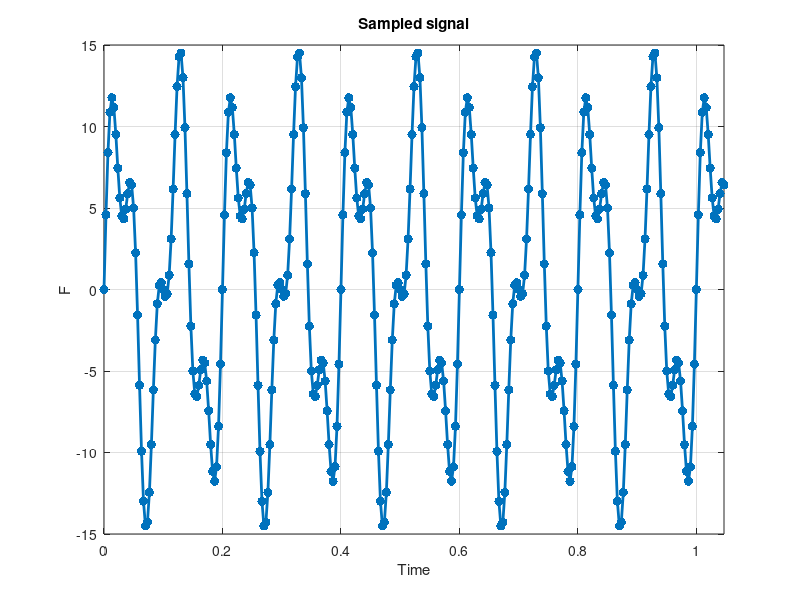
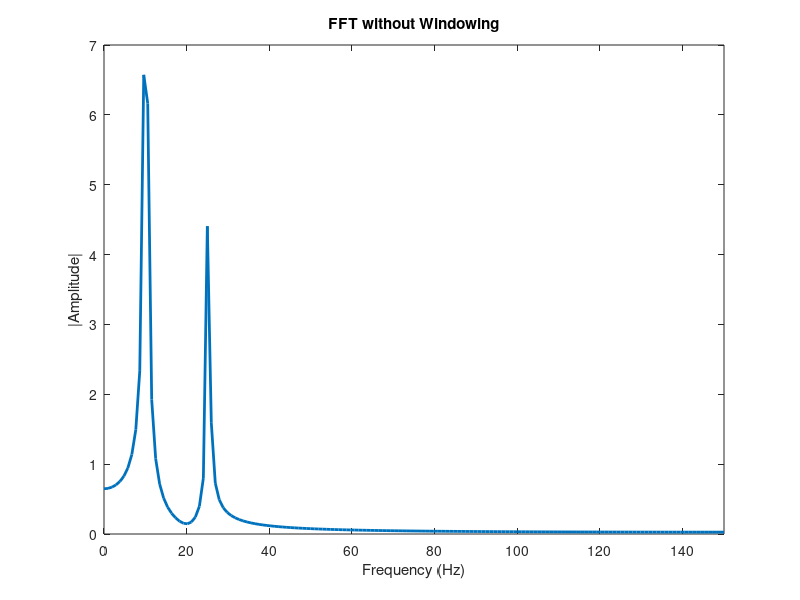

These figures' MATLAB source, in order: (Note: this script raises an error after producing the figures.)
%% Data Processing using MATLAB
% First clear all the variables in the workspace

clear all
close all
clc
%% Generating a Sine Wave: A$\sin$($\Omega \;$t)


A = 10;            %Amplitude
f = 10;                %Frequency(Hz)
Omega = 2*pi*f;        %Frequency(rad/s)

Fs = 30*f;   %Sampling Frequency
dt = 1/Fs;                           %Time Step
Time = 0:dt:pi/3;                      %Time Vector

F = A*sin(Omega*Time)+A/2*sin(2.5*Omega*Time);               %Function

figure;
plot(Time,F,'-','Marker','.','MarkerSize',20,'LineWidth',2)
axis([0 Time(end) -1.5*A 1.5*A])
xlabel('Time')
ylabel('F')
grid on
title('Sampled signal')

%% FFT without windowing
L=length(F);
X1 = fft(F)/(L/2);
X1 = X1(1:L/2);
mx1 = abs(X1);                      % Take the magnitude of fft of x

f = linspace(0,Fs/2,L/2);

figure;                                            % Plotting
plot(f,(mx1),'LineWidth',2);               % Convert Hz to radians
xlabel('Frequency (Hz)')
ylabel('|Amplitude|')
title('FFT without Windowing')
xlim([0 Fs/2])

%% Windowing

L=length(F);
window = "Hann"; % Type the name of the windowing function here

if window=="No"
    w = ones(L,1);
elseif window=="Hann"
    w = hann(L);
elseif window=="Hamming"
    w = hamming(L);
elseif window=="Welch"
    j = (0:L-1)';
    w = 1 - (2*j/L - 1).^2;
elseif window=="Tukey"
    w = tukeywin(L,0.5);
end

figure
plot(w,'LineWidth',2)
title(window)

%% FFT

x1=F.*w';
figure;
plot(Time,x1)
xlabel('Time')
title('Signal after Windowing')

X1 = fft(x1)/(L/2);
X1 = X1(1:L/2);
mx1 = abs(X1);                      % Take the magnitude of fft of x

f = linspace(0,Fs/2,L/2);

figure;                                            % Plotting
plot(f,(mx1),'LineWidth',2);               % Convert Hz to radians
xlabel('Frequency (Hz)')
ylabel('|Amplitude|')
title('FFT After Windowing')
xlim([0 Fs/2])

%% Introducing Artificial Noise and Filtering

Fnoise = F + randn(size(F));      %adding artificial noise

figure;
plot(Time,Fnoise,'LineWidth',2)
Ffiltered = smooth(Fnoise);         %Filtering:moving average (low pass)
hold on
plot(Time,Ffiltered,'r','LineWidth',2)
xlabel('Time (s)')
legend('Unfiltered','Filtered')

x1=Fnoise.*w';
figure;
plot(Time,x1)
xlabel('Time')
title('Signal with noise after windowing')

X1 = fft(x1)/(L/2);
X1 = X1(1:L/2);
mx1 = abs(X1);                      % Take the magnitude of fft of x

f = linspace(0,Fs/2,L/2);

figure;                                        % Plotting
plot(f,(mx1),'LineWidth',2);           % Convert Hz to radians
xlabel('Frequency (Hz)')
ylabel('|Amplitude|')
xlim([0 Fs/2])
title('FFT of Filtered Signal with Noise')